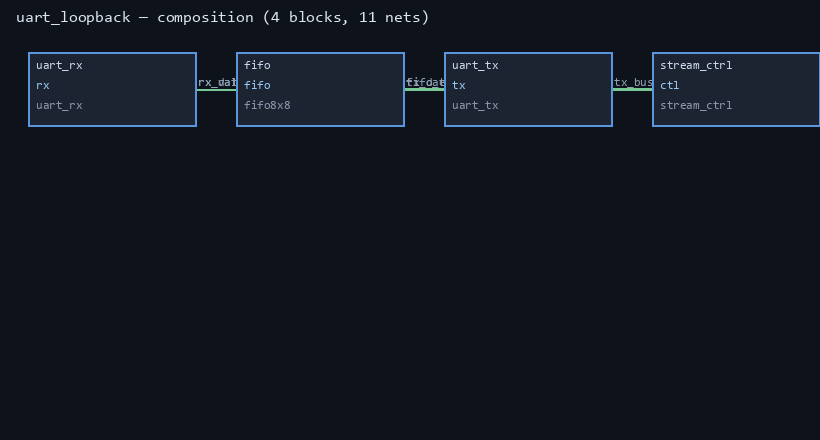
#> input picture submission/assets/composition.png, 820 x 440 px; its folder holds only this picture in this run
$ python make_gallery.py
#> lines starting #> are read from the running program, lines starting #| are printed output that depends on the picture
"""Export the submission gallery at 3:2 (Devpost media requirement).

Every source PNG is already rendered by Coal itself. This only resizes and
letterboxes to 1500x1000 so the gallery is uniform; nothing is redrawn.

    py -3.15 make_gallery.py
"""
from __future__ import annotations

import os

from PIL import Image, ImageOps

HERE = os.path.dirname(os.path.abspath(__file__))
SRC = os.path.join(HERE, "assets")
DST = os.path.join(SRC, "gallery")
W, H = 1500, 1000          # 3:2
BG = (12, 14, 20)          # matches the dark rendering palette


def fit(im: Image.Image) -> Image.Image:
    """Contain the image inside 3:2 on a dark field, never cropping."""
    im = im.convert("RGB")
#> im is the input picture: PIL image 820x440 RGB; mean R, G, B 17.7, 22.9, 32.3
    scale = min(W / im.width, H / im.height)
#> scale = 1.83
    im = im.resize((max(1, round(im.width * scale)),
                    max(1, round(im.height * scale))), Image.LANCZOS)
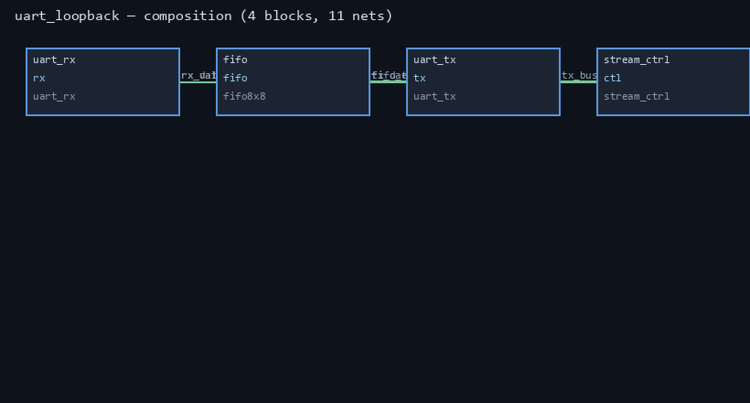
#> im: PIL image 1500x805 RGB (shown at 1/2 size); mean R, G, B 17.7, 22.9, 32.3
    canvas = Image.new("RGB", (W, H), BG)
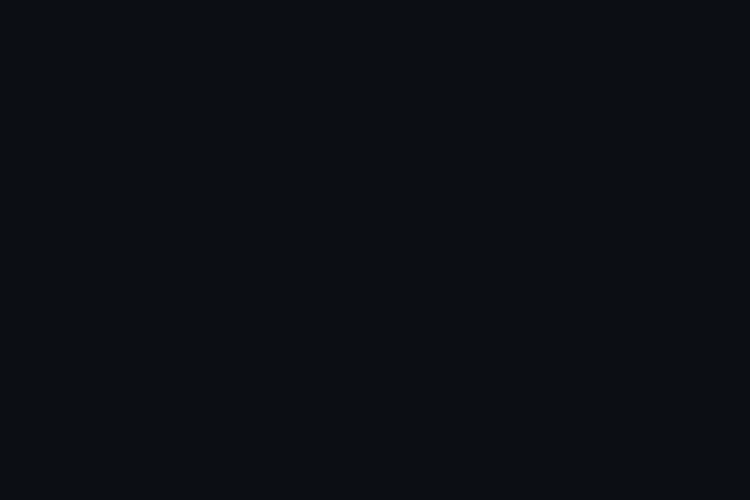
#> canvas: PIL image 1500x1000 RGB (shown at 1/2 size); mean R, G, B 12, 14, 20
    canvas.paste(im, ((W - im.width) // 2, (H - im.height) // 2))
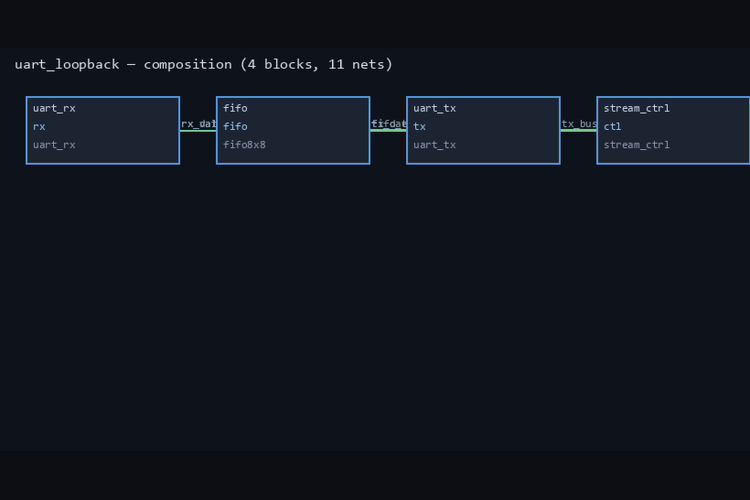
#> canvas: PIL image 1500x1000 RGB (shown at 1/2 size); mean R, G, B 16.6, 21.2, 29.9
    return canvas


def main() -> int:
    os.makedirs(DST, exist_ok=True)
    made = []
    for name in sorted(os.listdir(SRC)):
        if not name.lower().endswith((".png", ".jpg", ".jpeg")):
            continue
        src = os.path.join(SRC, name)
        out = os.path.join(DST, os.path.splitext(name)[0] + "-3x2.png")
        fit(Image.open(src)).save(out, "PNG", optimize=True)
        kb = os.path.getsize(out) // 1024
        made.append((name, kb))
        flag = "  OVER 5MB" if kb > 5120 else ""
        print(f"  {name:24s} -> {os.path.basename(out):28s} {kb:5d} KB{flag}")

    print(f"\n{len(made)} images in {os.path.relpath(DST, HERE)}")
    over = [n for n, kb in made if kb > 5120]
    if over:
        print("OVER LIMIT:", ", ".join(over))
        return 1
    return 0


if __name__ == "__main__":
    raise SystemExit(main())
#> (the program exits here)
